Frame 1 (no input): blank canvas, image omitted
Frame 60 (the mouse pressed at the canvas centre just before this capture): blank canvas, image omitted
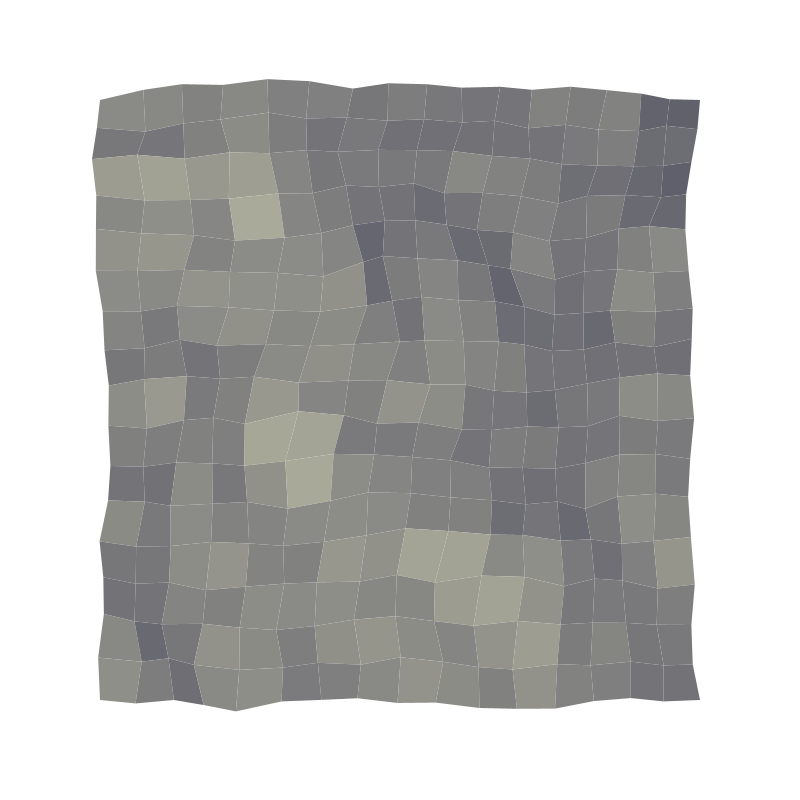
Frame 120 (the mouse held since frame 60 and released just before this capture)

The Processing sketch whose frames 1 and 60 were blank and that drew this single picture after the mouse press (run headless with seeded random() and noise(); from frame 60 on, the mouse is pressed at the canvas centre):

// Processing sketch: processing_82294
// ── processing_82294.pde

PVector[][] G, oldG;
int levels, level, old_level;
float noiseFactor, old_noiseFactor, noiseRange, xM, yM;

void setup()
{
  size(800,800);
  levels = 8;
  noiseRange = 0.1;
  old_level = 0;
  old_noiseFactor = 0;
}

void draw()
{
  level = ceil((mouseX + 50) * levels / width);
  noiseFactor = mouseY * noiseRange / width ;
  if ((old_level != level) || (old_noiseFactor != noiseFactor))
  {
    fill(255);
    noStroke();
    rect(0,0,width,height);
    
    int lvl = 0;
    int n = 2;
 
//initiate first level grid with fixed points
    oldG = new PVector[n][n]; 
    oldG[0][0] = new PVector(100, 100, 0);
    oldG[0][1] = new PVector(100, width - 100, 0);
    oldG[1][0] = new PVector(height - 100, 100, 0);
    oldG[1][1] = new PVector(height - 100, width - 100, 0);
    
//iterate required levels
    while (lvl < level)
    {
      n = n * 2 - 1;
      G = new PVector[n][n];

// Generate G
      for (int i=0; i<n; i++) {
        for (int j=0; j<n; j++) {
          if ((i%2 == 0) && (j%2 == 0)) {
            int ii = i/2;
            int jj = j/2;
            G[i][j] = oldG[ii][jj];
          }
          else if ((i%2 == 0) && (j%2 != 0)) {
            PVector n1 = oldG[i/2][(j-1)/2];
            PVector n2 = oldG[i/2][(j-1)/2 + 1];
            G[i][j] = PVector.add(n1, n2);
            G[i][j].mult(0.5);
            float d = PVector.dist(n1, n2);
            PVector noiseVector = new PVector(random(-d*noiseFactor, d*noiseFactor),random(-d*noiseFactor, d*noiseFactor));
            G[i][j].add(noiseVector);
          }
          else if ((i%2 != 0) && (j%2 == 0)) {
            PVector n1 = oldG[(i-1)/2][j/2];
            PVector n2 = oldG[(i-1)/2 + 1][j/2];
            G[i][j] = PVector.add(n1, n2);
            G[i][j].mult(0.5);
            float d = PVector.dist(n1, n2);
            PVector noiseVector = new PVector(random(-d*noiseFactor, d*noiseFactor),random(-d*noiseFactor, d*noiseFactor));
            G[i][j].add(noiseVector);
          }
          else if ((i%2 != 0) && (j%2 != 0)) {
            PVector n1 = oldG[(i-1)/2][(j-1)/2];
            PVector n2 = oldG[(i-1)/2 + 1][(j-1)/2 + 1];
            G[i][j] = PVector.add(n1, n2);
            G[i][j].mult(0.5);
            float d = PVector.dist(n1, n2);
            PVector noiseVector = new PVector(random(-d*noiseFactor, d*noiseFactor),random(-d*noiseFactor, d*noiseFactor));
            G[i][j].add(noiseVector);
          }
        }
      }
      
// Get ready for next iteration
      lvl ++;
      oldG = G;
    }
      
// Draw result
    float normalDist = (width-200)/ pow(2, level);

    for (int i=0; i<n; i++) {
      for (int j=0; j<n; j++) {
        if ((i+1 < n) && (j+1 < n)) {
          PVector d1 = PVector.sub(oldG[i+1][j+1], oldG[i][j]);
          PVector d2 = PVector.sub(oldG[i][j+1], oldG[i+1][j]);
          PVector areaV = d1.cross(d2);
          float area = abs(areaV.mag())/2;
          float fillVal = 128 + 64*(area - sq(normalDist))/sq(normalDist);
          float colorVal = fillVal*60/255 -30;
          fill(fillVal + colorVal, fillVal + colorVal, fillVal - colorVal);
          quad(oldG[i][j].x, oldG[i][j].y, 
               oldG[i][j+1].x, oldG[i][j+1].y, 
               oldG[i+1][j+1].x, oldG[i+1][j+1].y, 
               oldG[i+1][j].x, oldG[i+1][j].y);
        }
      }
    }
    old_level = level;
    old_noiseFactor = noiseFactor;
  }
}
      
      
          
